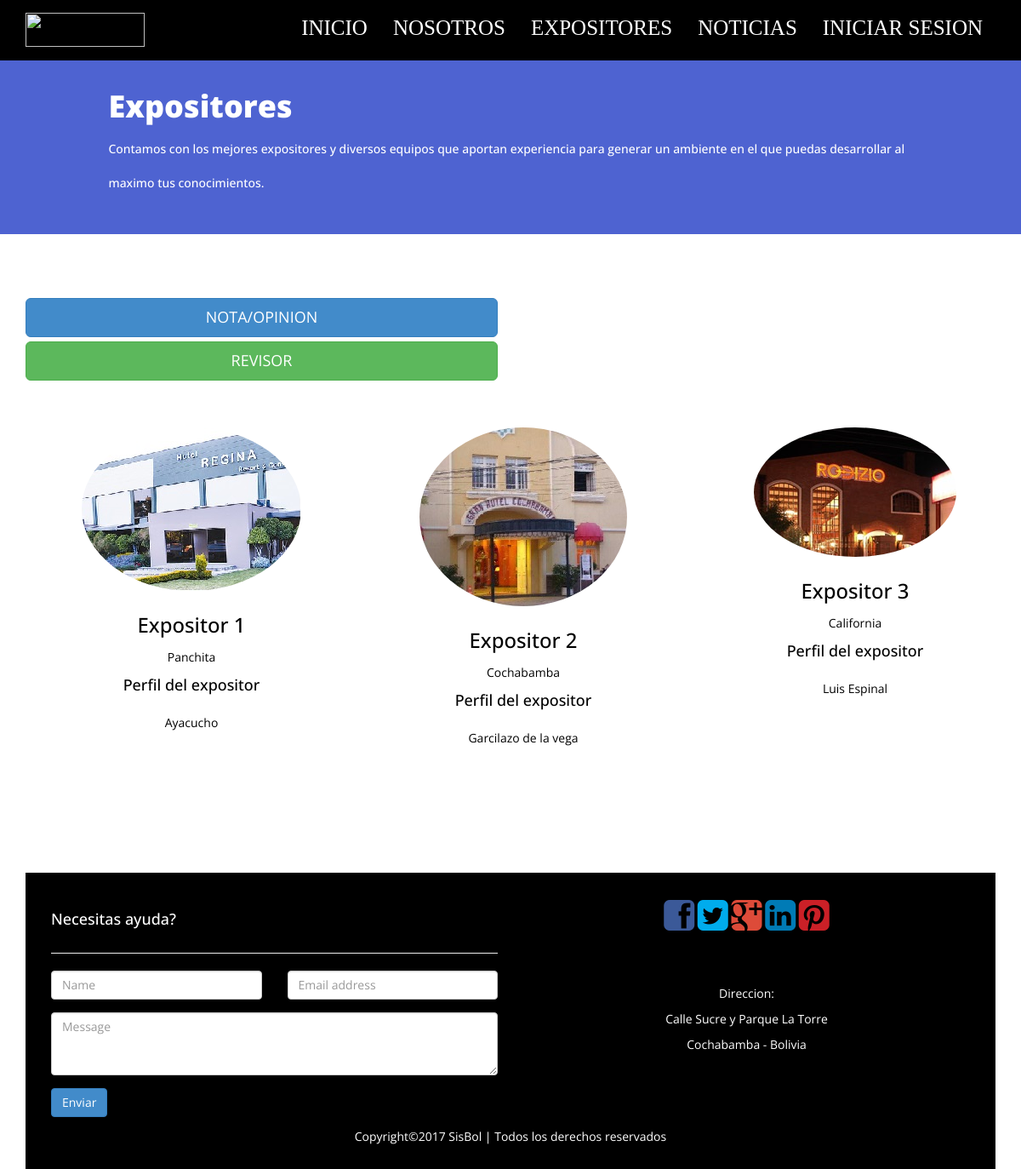
Screenshot of /informacion.php with the database file from the repository.
### tables this page shows
CREATE TABLE `informacion` (
  `id_info` int(11) NOT NULL,
  `nombre_general` varchar(50) NOT NULL,
  `direccion` varchar(1000) NOT NULL,
  `especificacion` varchar(50) NOT NULL,
  `nombre_foto` varchar(255) DEFAULT NULL,
  `archivo` blob NOT NULL
);

### informacion.php (the view, shortened to what this page needs)
<?php
	$conexion=mysqli_connect('localhost','root','','test');
?>
<!DOCTYPE html>
<html lang="en">
<head>
    <link href="assets/css/bootstrap.css" rel="stylesheet" />
    <link href="assets/css/font-awesome.min.css" rel="stylesheet" />
    <link href="assets/css/style.css" rel="stylesheet" />
</head>
<body>
	<div class="navbar navbar-inverse navbar-fixed-top">
        <div class="container">
            <div class="navbar-header">
                <a class="navbar-brand" href="#"><img src="assets/img/fondonegro2.jpg" height="40" width="140"></a>
            </div>
            <div class="navbar-collapse collapse" style="font-size: 25px;font-family: impact; padding-top: 8px">
                <ul class="nav navbar-nav navbar-right">
                    <li><a href="index.html">INICIO</a></li>
                    <li><a href="nosotros.html">NOSOTROS</a></li>
                    <li><a href="expositores.php">EXPOSITORES</a></li>
                    <li><a href="informacion.php">NOTICIAS</a></li>
                    <li><a href="login.php">INICIAR SESION</a></li>
                </ul>
            </div>
        </div>
    </div>
    <div class="section">
        <div class="container">
            <div class="row main-low-margin">
                <div class="col-md-10 col-md-offset-1 col-sm-10 col-sm-offset-1">
                    <h1>Expositores</h1>
                    <h5>
						Contamos con los mejores expositores y diversos equipos que aportan experiencia para generar un ambiente en el que puedas desarrollar al maximo tus conocimientos.
					</h5>
                </div>
            </div>
        </div>
    </div>
    <div class="container" style="padding-top: 75px">
        <div class="row text-center">
            <div class="col-md-6">
                <a class="btn  btn-primary btn-lg btn-block" type="link" href="crud/aevista/sis2/coordinadornotaopinion.html">NOTA/OPINION</a>
                <a class="btn  btn-success btn-lg btn-block" type="link" href="crud">REVISOR</a>
            </div>
    </div>
	<div class="container">
        <div class="row main-low-margin text-center">
             <div class="col-md-4 col-sm-4 text-center">
                <img class="img-circle" src="assets/img/hotel1.jpg">
                <h3>Expositor 1</h3>
               	<?php
			$sql="SELECT nombre_general from informacion where id_info=1";
			$result=mysqli_query($conexion,$sql);
			while($mostrar=mysqli_fetch_array($result)){
			?>
			<tr>
				<td><?php echo $mostrar['nombre_general'] ?></td>
			</tr>
			<?php
			}
			?>
                <h4>Perfil del expositor</h4>
                <p>
                    <?php
			$sql="SELECT direccion from informacion where id_info=1";
			$result=mysqli_query($conexion,$sql);
			while($mostrar=mysqli_fetch_array($result)){
			?>
			<tr>
				<td><?php echo $mostrar['direccion'] ?></td>
			</tr>
			<?php
			}
			?>
                </p>
            </div>
            <div class="col-md-4 col-sm-4 text-center">
                <img class="img-circle" src="assets/img/hotel2.jpg">
			<h3>Expositor 2</h3>
               	<?php
			$sql="SELECT nombre_general from informacion where id_info=2";
			$result=mysqli_query($conexion,$sql);
			while($mostrar=mysqli_fetch_array($result)){
			?>
			<tr>
				<td><?php echo $mostrar['nombre_general'] ?></td>
			</tr>
			<?php
			}
			?>
                <h4>Perfil del expositor</h4>
                <p>
                    <?php
			$sql="SELECT direccion from informacion where id_info=2";
			$result=mysqli_query($conexion,$sql);
			while($mostrar=mysqli_fetch_array($result)){
			?>
			<tr>
				<td><?php echo $mostrar['direccion'] ?></td>
			</tr>
			<?php
			}
			?>
                </p>
            </div>
            <div class="col-md-4 col-sm-4 text-center">
                    <img class="img-circle" src="assets/img/rdz.jpg">
                <h3>Expositor 3</h3>
               	<?php
			$sql="SELECT nombre_general from informacion where id_info=3 ";
			$result=mysqli_query($conexion,$sql);
			while($mostrar=mysqli_fetch_array($result)){
			?>
			<tr>
				<td><?php echo $mostrar['nombre_general'] ?></td>
			</tr>
			<?php
			}
			?>
                <h4>Perfil del expositor</h4>
                <p>
                   <?php
			$sql="SELECT direccion from informacion where id_info=3 ";
			$result=mysqli_query($conexion,$sql);
			while($mostrar=mysqli_fetch_array($result)){
			?>
			<tr>
				<td><?php echo $mostrar['direccion'] ?></td>
			</tr>
			<?php
			}
			?>
                </p>
            </div>
        </div>
        </div>
    <div class="space-bottom"></div>
    <div id="footer">
        <div class="row">
            <div class="col-md-6">
                <h4>Necesitas ayuda?</h4>
                <hr>
                <form>
                    <div class="row">
                        <div class="col-md-6 col-sm-6">
                            <div class="form-group">
                                <input type="text" class="form-control" required="required" placeholder="Name">
                            </div>
                        </div>
                        <div class="col-md-6 col-sm-6">
                            <div class="form-group">
                                <input type="text" class="form-control" required="required" placeholder="Email address">
                            </div>
                        </div>
                    </div>
                    <div class="row">
                        <div class="col-md-12 col-sm-12">
                            <div class="form-group">
                                <textarea name="message" id="message" required="required" class="form-control" rows="3" placeholder="Message"></textarea>
                            </div>
                            <div class="form-group">
                                <button type="submit" class="btn btn-primary">Enviar</button>
                            </div>
                        </div>
                    </div>
                </form>
            </div>
            <div class="col-md-6 text-center">
                <a href="#"><i class="fa fa-facebook-square fa-3x color-facebook"></i></a>
                <a href="#"><i class="fa fa-twitter-square fa-3x color-twitter"></i></a>
                <a href="#"><i class="fa fa-google-plus-square fa-3x color-google-plus"></i></a>
                <a href="#"><i class="fa fa-linkedin-square fa-3x color-linkedin"></i></a>
                <a href="#"><i class="fa fa-pinterest-square fa-3x color-pinterest"></i></a>
                <p class="main-low-margin">Direccion: <br>
                    Calle Sucre y Parque La Torre <br>
                    Cochabamba - Bolivia
                </p>
            </div>
        </div>
        <div class="row">
            <div class="text-center">
                Copyright©2017 SisBol | Todos los derechos reservados
            </div>
        </div>
    </div>
</body>
</html>

### assets/css/style.css (style rules this page uses)
body { font-family: 'Open Sans', sans-serif; font-size: 14px; color: #000; line-height: 16px; font-weight: 400; background:url('assets/img/slider/images/3.png') repeat 0 0; }
h1, h2, h3, h4, h5, h6 { font-family: 'Open Sans', sans-serif; line-height: 40px; }
h1 { padding-top: 30px; color: #fff; font-weight: 800; }
h5 { padding-bottom: 30px; }
h4 { margin-top: 4px; }
.text-center { text-align: center; }
.main-low-margin { margin-top: 55px; }
a, a:hover { text-decoration: none; }
p { line-height: 30px; margin-bottom: 23px; }
.space-bottom { height: 120px; }
.section { background-color: #4E63D1; color: #fff; }
.color-facebook { color: #3B5998; }
.color-twitter { color: #00aced; }
.color-google-plus { color: #dd4b39; }
.color-linkedin { color: #007bb6; }
.color-pinterest { color: #cb2027; }
.navbar { font-weight: 500; font-size: 14px; }
.navbar-inverse { background: #000; border-color: #000; }
.navbar-inverse .navbar-brand { color: #fff; font-weight: bolder; font-size: 25px; font-weight: 900; letter-spacing: 2px; }
.navbar-inverse .navbar-nav > li > a { color: #FFFFFF; }
#footer { background-color: #000; color: #fff; padding: 30px; }

### rows the page displays
informacion: nombre_general "Panchita", direccion "Ayacucho"
informacion: nombre_general "Cochabamba", direccion "Garcilazo de la vega"
informacion: nombre_general "California", direccion "Luis Espinal"
